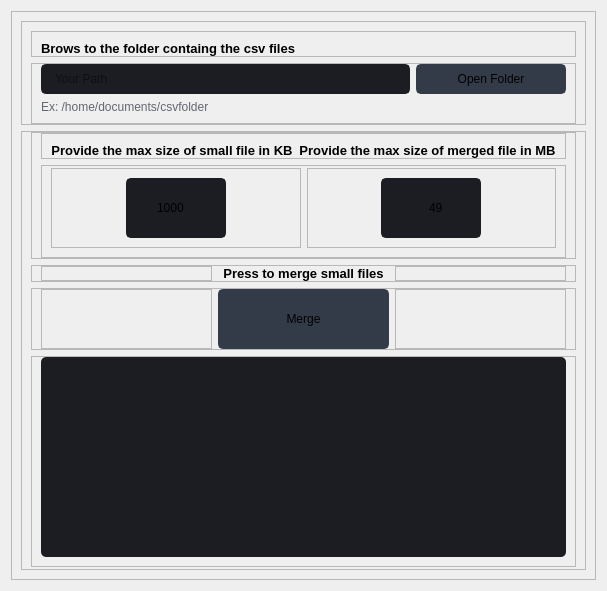
                  <widget class="QWidget" name="page4_MergeSmallFiles">
                   <layout class="QVBoxLayout" name="verticalLayout_28">
                    <item>
                     <widget class="QFrame" name="frame_52">
                      <property name="frameShape">
                       <enum>QFrame::StyledPanel</enum>
                      </property>
                      <property name="frameShadow">
                       <enum>QFrame::Raised</enum>
                      </property>
                      <layout class="QVBoxLayout" name="verticalLayout_27">
                       <item>
                        <widget class="QFrame" name="frame_53">
                         <property name="frameShape">
                          <enum>QFrame::StyledPanel</enum>
                         </property>
                         <property name="frameShadow">
                          <enum>QFrame::Raised</enum>
                         </property>
                         <layout class="QVBoxLayout" name="verticalLayout_25">
                          <property name="bottomMargin">
                           <number>0</number>
                          </property>
                          <item>
                           <widget class="QFrame" name="frame_54">
                            <property name="frameShape">
                             <enum>QFrame::StyledPanel</enum>
                            </property>
                            <property name="frameShadow">
                             <enum>QFrame::Raised</enum>
                            </property>
                            <layout class="QHBoxLayout" name="horizontalLayout_28">
                             <property name="bottomMargin">
                              <number>0</number>
                             </property>
                             <item>
                              <widget class="QLabel" name="labelBoxBlenderInstalation_7">
                               <property name="font">
                                <font>
                                 <family>Segoe UI</family>
                                 <pointsize>10</pointsize>
                                 <weight>75</weight>
                                 <bold>true</bold>
                                </font>
                               </property>
                               <property name="styleSheet">
                                <string notr="true"/>
                               </property>
                               <property name="text">
                                <string>Brows to the folder containg the csv files</string>
                               </property>
                              </widget>
                             </item>
                            </layout>
                           </widget>
                          </item>
                          <item>
                           <widget class="QFrame" name="frame_55">
                            <property name="frameShape">
                             <enum>QFrame::StyledPanel</enum>
                            </property>
                            <property name="frameShadow">
                             <enum>QFrame::Raised</enum>
                            </property>
                            <layout class="QHBoxLayout" name="horizontalLayout_29">
                             <property name="topMargin">
                              <number>0</number>
                             </property>
                             <item>
                              <layout class="QGridLayout" name="gridLayout_8">
                               <property name="bottomMargin">
                                <number>0</number>
                               </property>
                               <item row="0" column="0">
                                <widget class="QLineEdit" name="LineEditPath_Page4">
                                 <property name="minimumSize">
                                  <size>
                                   <width>0</width>
                                   <height>30</height>
                                  </size>
                                 </property>
                                 <property name="styleSheet">
                                  <string notr="true">QLineEdit {
	background-color: rgb(27, 29, 35);
	border-radius: 5px;
	border: 2px solid rgb(27, 29, 35);
	padding-left: 10px;
}
QLineEdit:hover {
	border: 2px solid rgb(64, 71, 88);
}
QLineEdit:focus {
	border: 2px solid rgb(91, 101, 124);
}</string>
                                 </property>
                                 <property name="placeholderText">
                                  <string>Your Path</string>
                                 </property>
                                </widget>
                               </item>
                               <item row="0" column="1">
                                <widget class="QPushButton" name="BtnBrows_Page4_MergeSmall">
                                 <property name="minimumSize">
                                  <size>
                                   <width>150</width>
                                   <height>30</height>
                                  </size>
                                 </property>
                                 <property name="font">
                                  <font>
                                   <family>Segoe UI</family>
                                   <pointsize>9</pointsize>
                                  </font>
                                 </property>
                                 <property name="styleSheet">
                                  <string notr="true">QPushButton {
	border: 2px solid rgb(52, 59, 72);
	border-radius: 5px;	
	background-color: rgb(52, 59, 72);
}
QPushButton:hover {
	background-color: rgb(57, 65, 80);
	border: 2px solid rgb(61, 70, 86);
}
QPushButton:pressed {	
	background-color: rgb(35, 40, 49);
	border: 2px solid rgb(43, 50, 61);
}</string>
                                 </property>
                                 <property name="text">
                                  <string>Open Folder</string>
                                 </property>
                                 <property name="icon">
                                  <iconset resource="files.qrc">
                                   <normaloff>:/16x16/icons/16x16/cil-folder-open.png</normaloff>:/16x16/icons/16x16/cil-folder-open.png</iconset>
                                 </property>
                                </widget>
                               </item>
                               <item row="1" column="0" colspan="2">
                                <widget class="QLabel" name="labelVersion_9">
                                 <property name="styleSheet">
                                  <string notr="true">color: rgb(98, 103, 111);</string>
                                 </property>
                                 <property name="lineWidth">
                                  <number>1</number>
                                 </property>
                                 <property name="text">
                                  <string>Ex: /home/documents/csvfolder</string>
                                 </property>
                                 <property name="alignment">
                                  <set>Qt::AlignLeading|Qt::AlignLeft|Qt::AlignVCenter</set>
                                 </property>
                                </widget>
                               </item>
                              </layout>
                             </item>
                            </layout>
                           </widget>
                          </item>
                         </layout>
                        </widget>
                       </item>
                       <item>
                        <widget class="QFrame" name="frame_58">
                         <property name="frameShape">
                          <enum>QFrame::StyledPanel</enum>
                         </property>
                         <property name="frameShadow">
                          <enum>QFrame::Raised</enum>
                         </property>
                         <layout class="QVBoxLayout" name="verticalLayout_26">
                          <property name="topMargin">
                           <number>0</number>
                          </property>
                          <property name="bottomMargin">
                           <number>2</number>
                          </property>
                          <item>
                           <widget class="QFrame" name="frame_59">
                            <property name="frameShape">
                             <enum>QFrame::StyledPanel</enum>
                            </property>
                            <property name="frameShadow">
                             <enum>QFrame::Raised</enum>
                            </property>
                            <layout class="QVBoxLayout" name="verticalLayout_29">
                             <property name="topMargin">
                              <number>0</number>
                             </property>
                             <property name="bottomMargin">
                              <number>0</number>
                             </property>
                             <item>
                              <widget class="QFrame" name="frame_56">
                               <property name="frameShape">
                                <enum>QFrame::StyledPanel</enum>
                               </property>
                               <property name="frameShadow">
                                <enum>QFrame::Raised</enum>
                               </property>
                               <layout class="QHBoxLayout" name="horizontalLayout_34">
                                <property name="bottomMargin">
                                 <number>0</number>
                                </property>
                                <item>
                                 <widget class="QLabel" name="labelBoxBlenderInstalation_8">
                                  <property name="font">
                                   <font>
                                    <family>Segoe UI</family>
                                    <pointsize>10</pointsize>
                                    <weight>75</weight>
                                    <bold>true</bold>
                                   </font>
                                  </property>
                                  <property name="styleSheet">
                                   <string notr="true"/>
                                  </property>
                                  <property name="text">
                                   <string>Provide the max size of small file in KB</string>
                                  </property>
                                  <property name="alignment">
                                   <set>Qt::AlignCenter</set>
                                  </property>
                                 </widget>
                                </item>
                                <item>
                                 <widget class="QLabel" name="labelBoxBlenderInstalation_9">
                                  <property name="font">
                                   <font>
                                    <family>Segoe UI</family>
                                    <pointsize>10</pointsize>
                                    <weight>75</weight>
                                    <bold>true</bold>
                                   </font>
                                  </property>
                                  <property name="styleSheet">
                                   <string notr="true"/>
                                  </property>
                                  <property name="text">
                                   <string>Provide the max size of merged file in MB</string>
                                  </property>
                                  <property name="alignment">
                                   <set>Qt::AlignCenter</set>
                                  </property>
                                 </widget>
                                </item>
                               </layout>
                              </widget>
                             </item>
                             <item>
                              <widget class="QFrame" name="frame_57">
                               <property name="frameShape">
                                <enum>QFrame::StyledPanel</enum>
                               </property>
                               <property name="frameShadow">
                                <enum>QFrame::Raised</enum>
                               </property>
                               <layout class="QHBoxLayout" name="horizontalLayout_33">
                                <property name="topMargin">
                                 <number>2</number>
                                </property>
                                <item>
                                 <widget class="QFrame" name="frame_68">
                                  <property name="frameShape">
                                   <enum>QFrame::StyledPanel</enum>
                                  </property>
                                  <property name="frameShadow">
                                   <enum>QFrame::Raised</enum>
                                  </property>
                                  <layout class="QHBoxLayout" name="horizontalLayout_36">
                                   <item>
                                    <widget class="QLineEdit" name="LineEdit_Page4_SmallFileMaxSize">
                                     <property name="minimumSize">
                                      <size>
                                       <width>100</width>
                                       <height>60</height>
                                      </size>
                                     </property>
                                     <property name="maximumSize">
                                      <size>
                                       <width>100</width>
                                       <height>60</height>
                                      </size>
                                     </property>
                                     <property name="layoutDirection">
                                      <enum>Qt::RightToLeft</enum>
                                     </property>
                                     <property name="styleSheet">
                                      <string notr="true">QLineEdit {
	background-color: rgb(27, 29, 35);
	border-radius: 5px;
	border: 2px solid rgb(27, 29, 35);
	padding-left: 10px;
}
QLineEdit:hover {
	border: 2px solid rgb(64, 71, 88);
}
QLineEdit:focus {
	border: 2px solid rgb(91, 101, 124);
}</string>
                                     </property>
                                     <property name="text">
                                      <string>1000</string>
                                     </property>
                                     <property name="alignment">
                                      <set>Qt::AlignCenter</set>
                                     </property>
                                     <property name="placeholderText">
                                      <string>Your Path</string>
                                     </property>
                                    </widget>
                                   </item>
                                  </layout>
                                 </widget>
                                </item>
                                <item>
                                 <widget class="QFrame" name="frame_69">
                                  <property name="frameShape">
                                   <enum>QFrame::StyledPanel</enum>
                                  </property>
                                  <property name="frameShadow">
                                   <enum>QFrame::Raised</enum>
                                  </property>
                                  <layout class="QHBoxLayout" name="horizontalLayout_35">
                                   <item>
                                    <widget class="QLineEdit" name="LineEdit_Page4_MergedFileMaxSize">
                                     <property name="minimumSize">
                                      <size>
                                       <width>100</width>
                                       <height>60</height>
                                      </size>
                                     </property>
                                     <property name="maximumSize">
                                      <size>
                                       <width>100</width>
                                       <height>60</height>
                                      </size>
                                     </property>
                                     <property name="layoutDirection">
                                      <enum>Qt::LeftToRight</enum>
                                     </property>
                                     <property name="styleSheet">
                                      <string notr="true">QLineEdit {
	background-color: rgb(27, 29, 35);
	border-radius: 5px;
	border: 2px solid rgb(27, 29, 35);
	padding-left: 10px;
}
QLineEdit:hover {
	border: 2px solid rgb(64, 71, 88);
}
QLineEdit:focus {
	border: 2px solid rgb(91, 101, 124);
}</string>
                                     </property>
                                     <property name="text">
                                      <string>49</string>
                                     </property>
                                     <property name="alignment">
                                      <set>Qt::AlignCenter</set>
                                     </property>
                                     <property name="placeholderText">
                                      <string>Your Path</string>
                                     </property>
                                    </widget>
                                   </item>
                                  </layout>
                                 </widget>
                                </item>
                               </layout>
                              </widget>
                             </item>
                            </layout>
                           </widget>
                          </item>
                          <item>
                           <widget class="QFrame" name="frame_61">
                            <property name="frameShape">
                             <enum>QFrame::StyledPanel</enum>
                            </property>
                            <property name="frameShadow">
                             <enum>QFrame::Raised</enum>
                            </property>
                            <layout class="QHBoxLayout" name="horizontalLayout_30">
                             <property name="topMargin">
                              <number>0</number>
                             </property>
                             <property name="bottomMargin">
                              <number>0</number>
                             </property>
                             <item>
                              <widget class="QFrame" name="frame_62">
                               <property name="frameShape">
                                <enum>QFrame::StyledPanel</enum>
                               </property>
                               <property name="frameShadow">
                                <enum>QFrame::Raised</enum>
                               </property>
                              </widget>
                             </item>
                             <item>
                              <widget class="QLabel" name="labelConvert_Page1_BulkComvert_4">
                               <property name="font">
                                <font>
                                 <family>Segoe UI</family>
                                 <pointsize>10</pointsize>
                                 <weight>75</weight>
                                 <bold>true</bold>
                                </font>
                               </property>
                               <property name="styleSheet">
                                <string notr="true"/>
                               </property>
                               <property name="text">
                                <string>Press to merge small files</string>
                               </property>
                               <property name="alignment">
                                <set>Qt::AlignCenter</set>
                               </property>
                              </widget>
                             </item>
                             <item>
                              <widget class="QFrame" name="frame_63">
                               <property name="frameShape">
                                <enum>QFrame::StyledPanel</enum>
                               </property>
                               <property name="frameShadow">
                                <enum>QFrame::Raised</enum>
                               </property>
                              </widget>
                             </item>
                            </layout>
                           </widget>
                          </item>
                          <item>
                           <widget class="QFrame" name="frame_64">
                            <property name="frameShape">
                             <enum>QFrame::StyledPanel</enum>
                            </property>
                            <property name="frameShadow">
                             <enum>QFrame::Raised</enum>
                            </property>
                            <layout class="QHBoxLayout" name="horizontalLayout_31">
                             <property name="topMargin">
                              <number>0</number>
                             </property>
                             <property name="bottomMargin">
                              <number>0</number>
                             </property>
                             <item>
                              <widget class="QFrame" name="frame_65">
                               <property name="frameShape">
                                <enum>QFrame::StyledPanel</enum>
                               </property>
                               <property name="frameShadow">
                                <enum>QFrame::Raised</enum>
                               </property>
                              </widget>
                             </item>
                             <item>
                              <widget class="QPushButton" name="BtnMerge_Page4_MergeSmall">
                               <property name="minimumSize">
                                <size>
                                 <width>60</width>
                                 <height>60</height>
                                </size>
                               </property>
                               <property name="font">
                                <font>
                                 <family>Segoe UI</family>
                                 <pointsize>9</pointsize>
                                </font>
                               </property>
                               <property name="layoutDirection">
                                <enum>Qt::LeftToRight</enum>
                               </property>
                               <property name="autoFillBackground">
                                <bool>false</bool>
                               </property>
                               <property name="styleSheet">
                                <string notr="true">QPushButton {
	border: 2px solid rgb(52, 59, 72);
	border-radius: 5px;	
	background-color: rgb(52, 59, 72);
}
QPushButton:hover {
	background-color: rgb(57, 65, 80);
	border: 2px solid rgb(61, 70, 86);
}
QPushButton:pressed {	
	background-color: rgb(35, 40, 49);
	border: 2px solid rgb(43, 50, 61);
}</string>
                               </property>
                               <property name="text">
                                <string>Merge</string>
                               </property>
                               <property name="icon">
                                <iconset>
                                 <normaloff>icons/20x20/cil-paper-plane.png</normaloff>icons/20x20/cil-paper-plane.png</iconset>
                               </property>
                               <property name="checkable">
                                <bool>false</bool>
                               </property>
                              </widget>
                             </item>
                             <item>
                              <widget class="QFrame" name="frame_66">
                               <property name="frameShape">
                                <enum>QFrame::StyledPanel</enum>
                               </property>
                               <property name="frameShadow">
                                <enum>QFrame::Raised</enum>
                               </property>
                              </widget>
                             </item>
                            </layout>
                           </widget>
                          </item>
                          <item>
                           <widget class="QFrame" name="frame_67">
                            <property name="frameShape">
                             <enum>QFrame::StyledPanel</enum>
                            </property>
                            <property name="frameShadow">
                             <enum>QFrame::Raised</enum>
                            </property>
                            <layout class="QVBoxLayout" name="verticalLayout_38">
                             <property name="topMargin">
                              <number>0</number>
                             </property>
                             <item>
                              <widget class="QPlainTextEdit" name="plainTextEdit_Page4">
                               <property name="minimumSize">
                                <size>
                                 <width>200</width>
                                 <height>200</height>
                                </size>
                               </property>
                               <property name="styleSheet">
                                <string notr="true">QPlainTextEdit {
	background-color: rgb(27, 29, 35);
	border-radius: 5px;
	padding: 10px;
}
QPlainTextEdit:hover {
	border: 2px solid rgb(64, 71, 88);
}
QPlainTextEdit:focus {
	border: 2px solid rgb(91, 101, 124);
}</string>
                               </property>
                               <property name="plainText">
                                <string/>
                               </property>
                               <property name="placeholderText">
                                <string/>
                               </property>
                              </widget>
                             </item>
                            </layout>
                           </widget>
                          </item>
                         </layout>
                        </widget>
                       </item>
                      </layout>
                     </widget>
                    </item>
                   </layout>
                  </widget>
